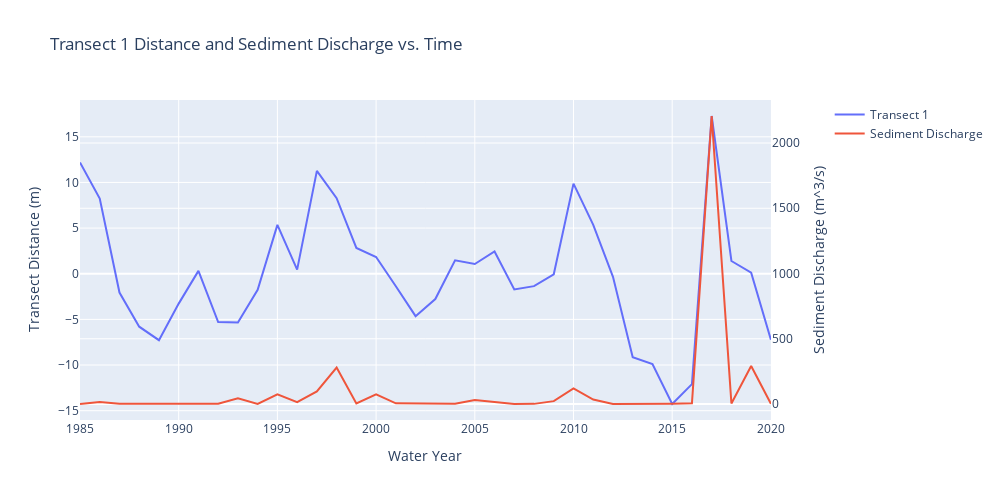

This figure's notebook cell:
### Code cell
import plotly.graph_objects as go
from plotly.subplots import make_subplots

# Create figure with secondary y-axis
fig = make_subplots(specs=[[{"secondary_y": True}]])

# Add traces
fig.add_trace(
    go.Scatter(x=[1985,1986,1987,1988,1989,1990,1991,1992,1993,1994,1995,1996,1997,1998,1999,2000,2001,2002,2003,2004,2005,2006,2007,2008,2009,2010,2011,2012,2013,2014,2015,2016,2017,2018,2019,2020], 
               y=[12.194963174,8.237563964,-2.061170983,-5.799314326,-7.279031764,-3.272433307,0.3161232078,-5.289173695,-5.33752132,-1.766705379,5.352456645,0.447907167,11.26185354,8.270637795,2.821547504,1.833577833,-1.373638083,-4.64562967,-2.768499982,1.474050189,1.068130145,2.433538163,-1.723978019,-1.359934222,-0.05505201188,9.871895858,5.346545497,-0.3419442283,-9.134881221,-9.902222467,-14.26692847,-12.09478824,17.27744621,1.396669336,0.1181461823,-7.228526739], 
               name="Transect 1"),
    secondary_y=False,
)

fig.add_trace(
    go.Scatter(x=[1985,1986,1987,1988,1989,1990,1991,1992,1993,1994,1995,1996,1997,1998,1999,2000,2001,2002,2003,2004,2005,2006,2007,2008,2009,2010,2011,2012,2013,2014,2015,2016,2017,2018,2019,2020], 
               y=[0.7,14.6,1.4,0.7,0.7,0.3,1.8,2.1,43.0,0.8,73.7,14.5,96.9,278.8,3.6,73.2,5.0,2.9,2.4,2.6,31.2,15.9,0.2,1.0,22.1,120.3,34.2,0.6,0.0,0.1,1.8,5.4,2207.2,4.2,291.6,1.7], 
               name="Sediment Discharge"),
    secondary_y=True,
)

# Add figure title
fig.update_layout(
    title_text="Transect 1 Distance and Sediment Discharge vs. Time",
    width=1000, height=500
)

# Set x-axis title
fig.update_xaxes(title_text="Water Year")

# Set y-axes titles
fig.update_yaxes(title_text="Transect Distance (m)", secondary_y=False)
fig.update_yaxes(title_text="Sediment Discharge (m^3/s)", secondary_y=True)

fig.show()
#fig.write_image("images/fig1.jpeg")
